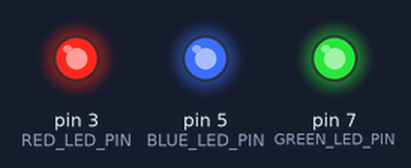
Simulated run of this sketch. Board: Arduino Uno, built with avr-gcc and run on an emulated ATmega328P. Parts: output pins drawn as LEDs (lit = HIGH).

Above: at 0.5 s.
At 1.5 s:
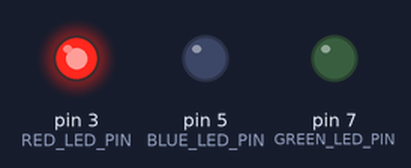
At 2.5 s:
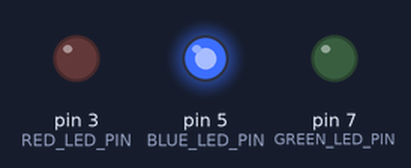
At 3.5 s:
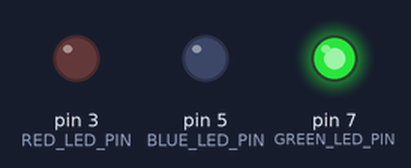
Timing chart, 0 to 5.2 s (numbered marks = the images above):
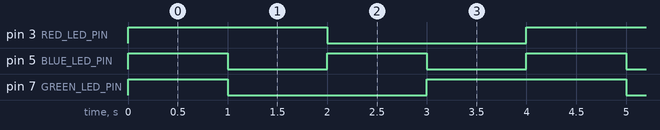

The sketch:

proj2-rbg-controller.ino
```cpp
#define RED_LED_PIN 3
#define BLUE_LED_PIN 5
#define GREEN_LED_PIN 7

void setup() {
  pinMode(RED_LED_PIN, OUTPUT);
  pinMode(BLUE_LED_PIN, OUTPUT);
  pinMode(GREEN_LED_PIN, OUTPUT);
}

void loop() {
  analogWrite(RED_LED_PIN, 255);
  analogWrite(BLUE_LED_PIN, 255);
  analogWrite(GREEN_LED_PIN, 255);
  delay(1000);
  analogWrite(RED_LED_PIN, 255);
  analogWrite(BLUE_LED_PIN, 0);
  analogWrite(GREEN_LED_PIN, 0);
  delay(1000);
  analogWrite(RED_LED_PIN, 0);
  analogWrite(BLUE_LED_PIN, 255);
  analogWrite(GREEN_LED_PIN, 0);
  delay(1000);
  analogWrite(RED_LED_PIN, 0);
  analogWrite(BLUE_LED_PIN, 0);
  analogWrite(GREEN_LED_PIN, 255);
  delay(1000);
}
```

Measured:
- by itself, pin 3 (RED_LED_PIN): alternates HIGH for 2.0 s and LOW for 2.0 s
- by itself, pin 5 (BLUE_LED_PIN): alternates HIGH for 1.0 s and LOW for 1.0 s
- by itself, pin 7 (GREEN_LED_PIN): repeats every 4.0 s: LOW 2.0 s, HIGH 2.0 s
